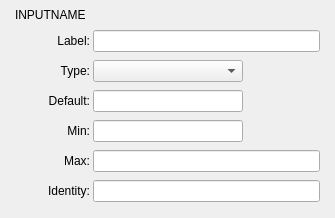
<?xml version="1.0" encoding="UTF-8"?>
<ui version="4.0">
 <class>JSONGUIInputPoint2D</class>
 <widget class="QWidget" name="JSONGUIInputPoint2D">
  <property name="geometry">
   <rect>
    <x>0</x>
    <y>0</y>
    <width>335</width>
    <height>218</height>
   </rect>
  </property>
  <property name="windowTitle">
   <string>Form</string>
  </property>
  <layout class="QVBoxLayout" name="verticalLayout">
   <property name="spacing">
    <number>3</number>
   </property>
   <property name="leftMargin">
    <number>3</number>
   </property>
   <property name="topMargin">
    <number>3</number>
   </property>
   <property name="rightMargin">
    <number>3</number>
   </property>
   <property name="bottomMargin">
    <number>3</number>
   </property>
   <item>
    <layout class="QGridLayout" name="gridLayout">
     <item row="0" column="1">
      <widget class="QLineEdit" name="inputNameEdit">
       <property name="styleSheet">
        <string notr="true">background: rgba(0,0,0,0); border-radius: 0px;</string>
       </property>
       <property name="text">
        <string>INPUTNAME</string>
       </property>
      </widget>
     </item>
     <item row="0" column="2">
      <widget class="QLabelClickable" name="deleteLabel">
       <property name="sizePolicy">
        <sizepolicy hsizetype="Minimum" vsizetype="Minimum">
         <horstretch>0</horstretch>
         <verstretch>0</verstretch>
        </sizepolicy>
       </property>
       <property name="minimumSize">
        <size>
         <width>24</width>
         <height>24</height>
        </size>
       </property>
       <property name="maximumSize">
        <size>
         <width>24</width>
         <height>24</height>
        </size>
       </property>
       <property name="text">
        <string/>
       </property>
       <property name="pixmap">
        <pixmap resource="../resources.qrc">:/resources/JSONDeleteButtonImage.png</pixmap>
       </property>
       <property name="scaledContents">
        <bool>true</bool>
       </property>
      </widget>
     </item>
     <item row="0" column="0">
      <widget class="QLabelDrag" name="dragLabel">
       <property name="maximumSize">
        <size>
         <width>24</width>
         <height>24</height>
        </size>
       </property>
       <property name="text">
        <string/>
       </property>
       <property name="pixmap">
        <pixmap resource="../resources.qrc">:/resources/JSONRearrangeButtonImg.png</pixmap>
       </property>
       <property name="scaledContents">
        <bool>true</bool>
       </property>
      </widget>
     </item>
    </layout>
   </item>
   <item>
    <layout class="QFormLayout" name="formLayout">
     <property name="fieldGrowthPolicy">
      <enum>QFormLayout::ExpandingFieldsGrow</enum>
     </property>
     <property name="verticalSpacing">
      <number>8</number>
     </property>
     <property name="leftMargin">
      <number>12</number>
     </property>
     <property name="rightMargin">
      <number>12</number>
     </property>
     <item row="0" column="0">
      <widget class="QLabel" name="label_2">
       <property name="minimumSize">
        <size>
         <width>75</width>
         <height>0</height>
        </size>
       </property>
       <property name="text">
        <string>Label:</string>
       </property>
       <property name="alignment">
        <set>Qt::AlignRight|Qt::AlignTrailing|Qt::AlignVCenter</set>
       </property>
      </widget>
     </item>
     <item row="0" column="1">
      <widget class="QLineEdit" name="labelField"/>
     </item>
     <item row="1" column="0">
      <widget class="QLabel" name="label_3">
       <property name="minimumSize">
        <size>
         <width>75</width>
         <height>0</height>
        </size>
       </property>
       <property name="text">
        <string>Type:</string>
       </property>
       <property name="alignment">
        <set>Qt::AlignRight|Qt::AlignTrailing|Qt::AlignVCenter</set>
       </property>
      </widget>
     </item>
     <item row="1" column="1">
      <widget class="QPassiveWheelComboBox" name="typePUB">
       <property name="sizePolicy">
        <sizepolicy hsizetype="Fixed" vsizetype="Fixed">
         <horstretch>0</horstretch>
         <verstretch>0</verstretch>
        </sizepolicy>
       </property>
       <property name="minimumSize">
        <size>
         <width>150</width>
         <height>0</height>
        </size>
       </property>
      </widget>
     </item>
     <item row="2" column="0">
      <widget class="QLabel" name="label_4">
       <property name="minimumSize">
        <size>
         <width>75</width>
         <height>0</height>
        </size>
       </property>
       <property name="text">
        <string>Default:</string>
       </property>
       <property name="alignment">
        <set>Qt::AlignRight|Qt::AlignTrailing|Qt::AlignVCenter</set>
       </property>
      </widget>
     </item>
     <item row="3" column="0">
      <widget class="QLabel" name="label_5">
       <property name="minimumSize">
        <size>
         <width>75</width>
         <height>0</height>
        </size>
       </property>
       <property name="text">
        <string>Min:</string>
       </property>
       <property name="alignment">
        <set>Qt::AlignRight|Qt::AlignTrailing|Qt::AlignVCenter</set>
       </property>
      </widget>
     </item>
     <item row="4" column="0">
      <widget class="QLabel" name="label_6">
       <property name="minimumSize">
        <size>
         <width>75</width>
         <height>0</height>
        </size>
       </property>
       <property name="text">
        <string>Max:</string>
       </property>
       <property name="alignment">
        <set>Qt::AlignRight|Qt::AlignTrailing|Qt::AlignVCenter</set>
       </property>
      </widget>
     </item>
     <item row="5" column="0">
      <widget class="QLabel" name="label_7">
       <property name="minimumSize">
        <size>
         <width>75</width>
         <height>0</height>
        </size>
       </property>
       <property name="text">
        <string>Identity:</string>
       </property>
       <property name="alignment">
        <set>Qt::AlignRight|Qt::AlignTrailing|Qt::AlignVCenter</set>
       </property>
      </widget>
     </item>
     <item row="2" column="1">
      <widget class="QLineEdit" name="defaultField">
       <property name="sizePolicy">
        <sizepolicy hsizetype="Fixed" vsizetype="Fixed">
         <horstretch>0</horstretch>
         <verstretch>0</verstretch>
        </sizepolicy>
       </property>
       <property name="minimumSize">
        <size>
         <width>150</width>
         <height>0</height>
        </size>
       </property>
      </widget>
     </item>
     <item row="3" column="1">
      <widget class="QLineEdit" name="minField">
       <property name="sizePolicy">
        <sizepolicy hsizetype="Fixed" vsizetype="Fixed">
         <horstretch>0</horstretch>
         <verstretch>0</verstretch>
        </sizepolicy>
       </property>
       <property name="minimumSize">
        <size>
         <width>150</width>
         <height>0</height>
        </size>
       </property>
      </widget>
     </item>
     <item row="4" column="1">
      <widget class="QLineEdit" name="maxField"/>
     </item>
     <item row="5" column="1">
      <widget class="QLineEdit" name="identityField"/>
     </item>
    </layout>
   </item>
  </layout>
 </widget>
 <customwidgets>
  <customwidget>
   <class>QLabelClickable</class>
   <extends>QLabel</extends>
   <header>QLabelClickable.h</header>
  </customwidget>
  <customwidget>
   <class>QLabelDrag</class>
   <extends>QLabel</extends>
   <header>QLabelDrag.h</header>
  </customwidget>
  <customwidget>
   <class>QPassiveWheelComboBox</class>
   <extends>QComboBox</extends>
   <header>QPassiveWheelComboBox.h</header>
  </customwidget>
 </customwidgets>
 <resources>
  <include location="../resources.qrc"/>
 </resources>
 <connections/>
</ui>
